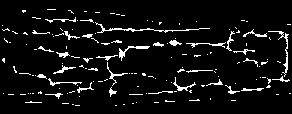
#> input picture Source Images/finger_extracted.png, 292 x 114 px
$ jupyter execute --allow-errors ImagePreProcessing.ipynb
#> lines starting #> are read from the running program, lines starting #| are printed output that depends on the picture; after the words box and inside, x2 and y2 are one past the last pixel; in counts of white or black regions, pixels touching at a corner belong together
[cell 1]
import os
import cv2
import sys
import math
import warnings
import numpy as np
from zipfile import ZipFile

import pandas as pd

#import gdal
from sklearn.decomposition import PCA

import matplotlib.pyplot as plt

from jupyterthemes import jtplot
jtplot.style()

from scipy import ndimage as ndi
from skimage import feature

from PIL import Image
from IPython.display import display

if not sys.warnoptions:
    warnings.simplefilter("ignore")

import libs

[cell 2]
# folder_location = "/Source Images/Image Testing/850-940"

path = "Source Images/finger_extracted.png"

img = cv2.imread(path, 0)
#> img: shape (114, 292); 6.5% white in thin lines or dots, all inside (x1, y1, x2, y2) = (2, 9, 291, 106)

[cell 3]
# img = cv2.cvtColor(img, cv2.COLOR_RGB2GRAY)

print(f'Base image shape: {img.shape}')
#| Base image shape: (114, 292)
print(f'Optiml image shape: {(cv2.getOptimalDFTSize(img.shape[0]), cv2.getOptimalDFTSize(img.shape[1]))}')
#| Optiml image shape: (120, 300)

cv2.imshow('Image', img)
cv2.waitKey(0)
cv2.destroyAllWindows()

[cell 4]
img_eq = cv2.equalizeHist(img)
res = np.hstack((img, img_eq))
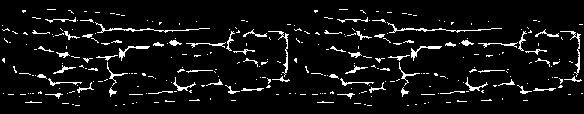
#> res: shape (114, 584); 6.5% white in thin lines or dots, all inside (x1, y1, x2, y2) = (2, 9, 583, 106)

cv2.imshow('Equalized', res)
cv2.waitKey(0)
cv2.destroyAllWindows()
